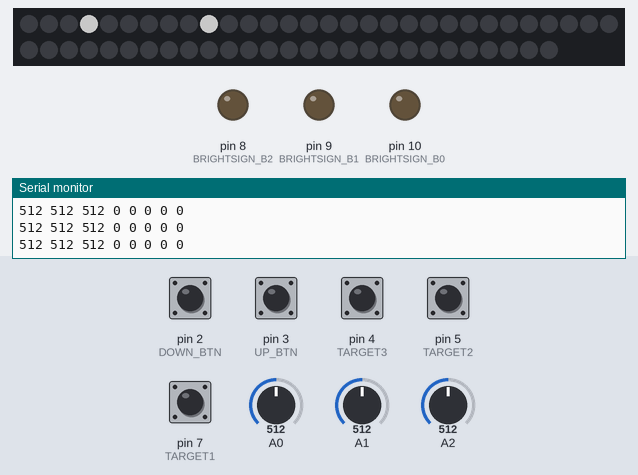
Recording of a sketch running on a simulated Arduino Uno, built with avr-gcc and run on an emulated ATmega328P. Shown: 57 RGB LEDs in strip order, left to right, continuing on the next row, output pins drawn as LEDs (lit = HIGH), the last lines printed to the serial monitor. The inputs (shaded band) are chosen by the test bench; at power-on: pin 2 (DOWN_BTN), pin 3 (UP_BTN), pin 4 (TARGET3), pin 5 (TARGET2), pin 7 (TARGET1) HIGH, A0 = 512, A1 = 512, A2 = 512. Dim RGB values are drawn brighter than linear.

Above: at 0.48 s.
1.3 s: pin 4 (TARGET3) pulled LOW for 0.15 s
At 1.76 s:
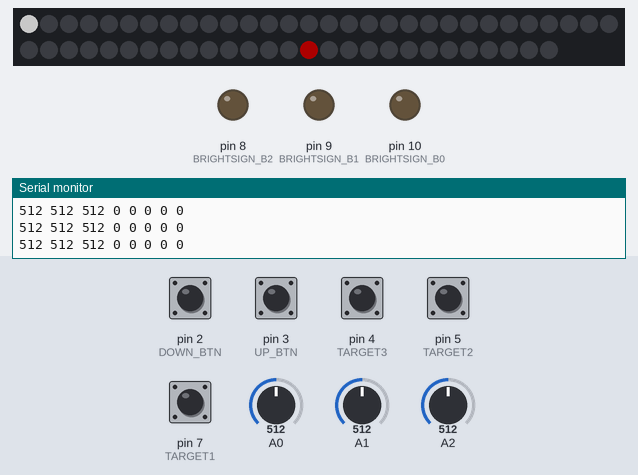
2.0 s: pin 5 (TARGET2) pulled LOW for 0.15 s
At 2.12 s:
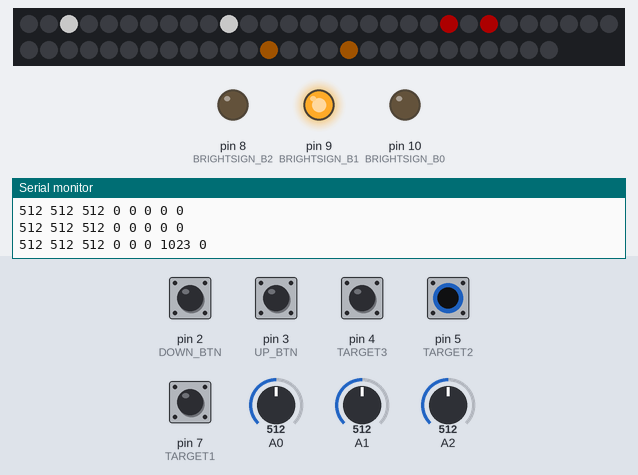
2.7 s: pin 7 (TARGET1) pulled LOW for 0.15 s
At 3.04 s:
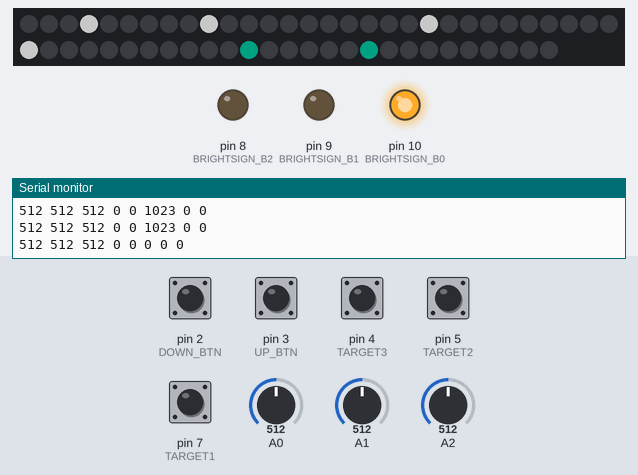
3.4 s: pin 4 (TARGET3) pulled LOW for 1 s
At 3.65 s:
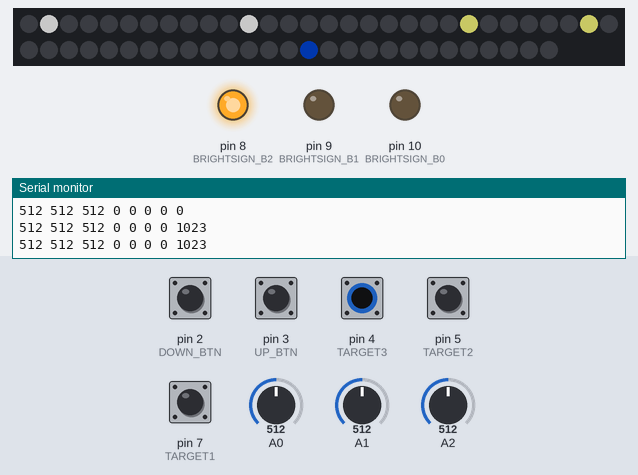
5.0 s: pin 5 (TARGET2) pulled LOW for 1 s
At 5.7 s:
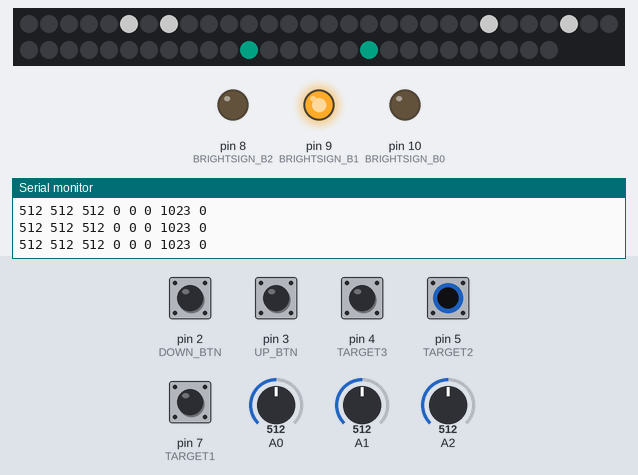
6.6 s: pin 7 (TARGET1) pulled LOW for 1 s
At 7.2 s:
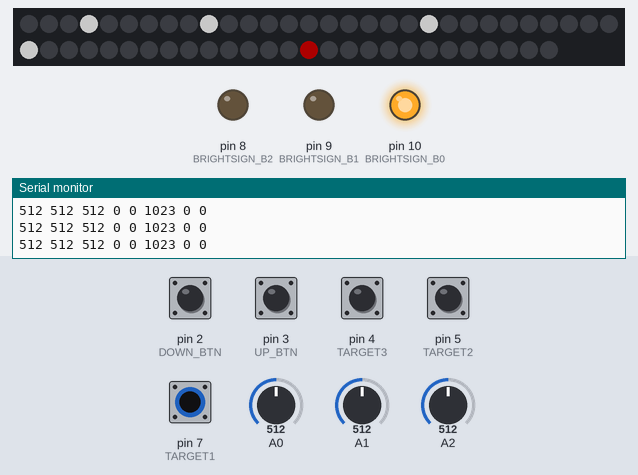
Timing chart, 0 to 9.6 s (numbered marks = the images above; inputs shaded):
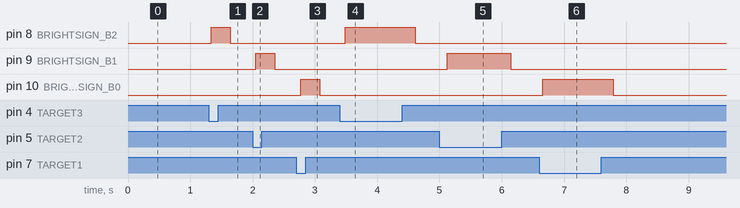

Measured:
- after the input at 1.3 s, pin 8 (BRIGHTSIGN_B2): LOW → HIGH at once, → LOW 0.31 s later
- after the input at 2.0 s, pin 9 (BRIGHTSIGN_B1): LOW → HIGH after 0.05 s, → LOW 0.31 s later
- after the input at 2.7 s, pin 10 (BRIGHTSIGN_B0): LOW → HIGH after 0.07 s, → LOW 0.31 s later
- after the input at 3.4 s, pin 8 (BRIGHTSIGN_B2): LOW → HIGH after 0.09 s, → LOW 1.1 s later
- after the input at 5.0 s, pin 9 (BRIGHTSIGN_B1): LOW → HIGH after 0.12 s, → LOW 1.0 s later
- after the input at 6.6 s, pin 10 (BRIGHTSIGN_B0): LOW → HIGH after 0.06 s, → LOW 1.1 s later

The sketch:

js_firmware.ino
```cpp
#include <Arduino.h>
#include <Adafruit_NeoPixel.h>
#include "pins.h"


#define LED_COUNT 57
#define LED_BRIGHTNESS 50
Adafruit_NeoPixel strip(LED_COUNT, LED_PIN, NEO_GRBW + NEO_KHZ800);


// --===== LED disks & animations =====--

struct LedDisk;
#define OUTER_DISK_LEN 12
#define INNER_DISK_LEN 6
#define TOTAL_DISK_LEN (OUTER_DISK_LEN + INNER_DISK_LEN + 1)
enum LedAnimations : unsigned int {
  SPIN_ANIM,
  FILL_ANIM,
  ATTRACT_ANIM,
  SUCCESS1_ANIM,
  SUCCESS2_ANIM,
  SUCCESS3_ANIM,
  NUM_ANIMATIONS
};

typedef unsigned int (animation_t)(unsigned int, LedDisk*);

struct LedDisk {
  static animation_t * animations[NUM_ANIMATIONS];
  unsigned int start_idx;
  unsigned int anim_idx, anim_frame;

  void draw(int idx, uint32_t color) {
    strip.setPixelColor(idx + start_idx, color);
  }

  void set_animation(unsigned int idx) {
    if (idx != anim_idx) { // only reset if being set to a NEW animation
      anim_idx = idx;
      anim_frame = 0;
    }
  }

  void update() {
    if (anim_idx < NUM_ANIMATIONS) {
      unsigned int next = animations[anim_idx](anim_frame, this);
      anim_frame += 1;
      if (next != anim_idx) {
        set_animation(next);
      }
    }
  }
};
animation_t * LedDisk::animations[NUM_ANIMATIONS];

unsigned int spin_anim(unsigned int frame, LedDisk *disk) {
  int pos = (frame >> 1) % OUTER_DISK_LEN;
  for (int i=0; i<TOTAL_DISK_LEN; i++) {
    disk->draw(
      i,
      i == pos ? strip.Color(0, 0, 0xff) : strip.Color(0,0,0)
    );
  }
  return SPIN_ANIM;
}


unsigned int fill_anim(unsigned int frame, LedDisk *disk) {
  int len = frame >> 4;
  for (int i=0; i<TOTAL_DISK_LEN; i++) {
    disk->draw(
      i,
      i <= len ? strip.Color(0,0,0xff) : strip.Color(0,0,0)
    );
  }

  if (len >= TOTAL_DISK_LEN) {
    return ATTRACT_ANIM;
  } else {
    return FILL_ANIM;
  }
}


unsigned int attract_anim(unsigned int frame, LedDisk *disk) {
  int k = (frame >> 2) % OUTER_DISK_LEN;
  for (int i=0; i<TOTAL_DISK_LEN; i++) {
    if (k==2 && (i==2 || i==4)) {
      disk->draw(i, strip.Color(0xff,0,0));
    } else if (k==8 && (i==8 || i==10)) {
      disk->draw(i, strip.Color(0,0x7f,0));
    } else {
      disk->draw(i, strip.Color(0,0,0));
    }
  }
  return ATTRACT_ANIM;
}


unsigned int success1_anim(unsigned int frame, LedDisk *disk) {
  uint64_t f = frame;
  uint64_t color = (f * 0xffffff) / 256;
  strip.fill(color, disk->start_idx, TOTAL_DISK_LEN);
  if (frame > 0xff) {
    return ATTRACT_ANIM;
  } else {
    return SUCCESS1_ANIM;
  }
}


unsigned int bounce_slow_anim(unsigned int frame, LedDisk *disk) {
  int f = (frame >> 2) % OUTER_DISK_LEN;
  for (int i=0; i<OUTER_DISK_LEN; i++) {
    if (i == f || (OUTER_DISK_LEN - i) == f) {
      disk->draw(i, 0xffffffff);
    } else {
      disk->draw(i, 0x000000);
    }
  }
  if ((frame >> 2) > 10*OUTER_DISK_LEN) {
    return ATTRACT_ANIM;
  } else {
    return SUCCESS1_ANIM;
  }
}


unsigned int bounce_anim(unsigned int frame, LedDisk *disk) {
  int f = (frame >> 1) % OUTER_DISK_LEN;
  const uint32_t colors[] = { 0xffffffff, 0xffffff00 };
  uint32_t color = colors[(2*f/OUTER_DISK_LEN) % sizeof(colors)];
  for (int i=0; i<OUTER_DISK_LEN; i++) {
    if (i == f || (OUTER_DISK_LEN - i) == f) {
      disk->draw(i, color);
    } else {
      disk->draw(i, 0x000000);
    }
  }
  if ((frame >> 2) > 10*OUTER_DISK_LEN) {
    return ATTRACT_ANIM;
  } else {
    return SUCCESS2_ANIM;
  }
}


unsigned int bounce_fast_anim(unsigned int frame, LedDisk *disk) {
  const int NUM_COLORS = 6;
  const uint32_t colors[NUM_COLORS] = {
    0xf90101, 0x9c5504, 0x47e409,
    0x03aa89, 0x0051ff, 0x90036a
  };

  const int NUM_FRAMES = 26;
  uint32_t color = colors[ (2*(frame >> 1)/(NUM_FRAMES>>1)) % NUM_COLORS ];
  const uint16_t frames[NUM_FRAMES] = {
    0b0000000000000000,
    0b0000100000000010,
    0b0000100000000010,
    0b0000010000000100,
    0b0000010000000100,
    0b0000001000001000,
    0b0000001000001000,
    0b0000000100010000,
    0b0000000100010000,
    0b0000000010100000,
    0b0000000010100000,
    0b0000000001000000,
    0b0000000001000000,
    0b0000000000000000,
    0b0000000001000000,
    0b0000000001000000,
    0b0000000010100000,
    0b0000000010100000,
    0b0000000100010000,
    0b0000000100010000,
    0b0000001000001000,
    0b0000001000001000,
    0b0000010000000100,
    0b0000010000000100,
    0b0000100000000010,
    0b0000100000000010,
  };
  uint16_t f = frames[frame % NUM_FRAMES];

  for (int i=0; i<OUTER_DISK_LEN; i++) {
    if ((1<<i) & f) {
      disk->draw(i, color);
    } else {
      disk->draw(i, 0);
    }
  }

  if (frame > 20*NUM_FRAMES) {
    return ATTRACT_ANIM;
  } else {
    return SUCCESS3_ANIM;
  }
}


void setup_animations() {
  LedDisk::animations[SPIN_ANIM] = spin_anim;
  LedDisk::animations[FILL_ANIM] = fill_anim;
  LedDisk::animations[ATTRACT_ANIM] = attract_anim;
  LedDisk::animations[SUCCESS1_ANIM] = bounce_slow_anim;
  LedDisk::animations[SUCCESS2_ANIM] = bounce_anim;
  LedDisk::animations[SUCCESS3_ANIM] = bounce_fast_anim;
}


// --===== timing intervals =====--

typedef struct {
  unsigned long timestamp = 0;
  unsigned long delta = 0;
} interval_t;


int interval_ready(interval_t *interval);
int interval_ready(interval_t *interval) {
  if (millis() > interval->timestamp) {
    interval->timestamp = millis() + interval->delta;
    return 1;
  } else {
    return 0;
  }
}


// --===== serial output data dump functions =====--

void dump_button(int pin) {
  Serial.print(digitalRead(pin) ? 0 : 1023);
  Serial.print(" ");
}

void dump_analog(int pin) {
  Serial.print(analogRead(pin));
  Serial.print(" ");
}

void dump_joysticks() {
  dump_analog(JOY1_X);
  dump_analog(JOY1_Y);
  dump_analog(JOY2_Y);
}

void dump_buttons() {
  dump_button(UP_BTN);
  dump_button(DOWN_BTN);
  dump_button(TARGET1);
  dump_button(TARGET2);
  dump_button(TARGET3);
}


// --===== globals =====--
LedDisk disk1, disk2, disk3;
interval_t ui_update, led_update, bs_update;
// strip should be here too but is referenced in specific functions


// --===== setup & loop =====--

void setup() {
  // configure all button pins
  pinMode(UP_BTN, INPUT_PULLUP);
  pinMode(DOWN_BTN, INPUT_PULLUP);
  pinMode(TARGET1, INPUT_PULLUP);
  pinMode(TARGET2, INPUT_PULLUP);
  pinMode(TARGET3, INPUT_PULLUP);

  pinMode(BRIGHTSIGN_B0, OUTPUT);
  pinMode(BRIGHTSIGN_B1, OUTPUT);
  pinMode(BRIGHTSIGN_B2, OUTPUT);

  // configure LED strip
  strip.begin();
  strip.show();
  strip.setBrightness(LED_BRIGHTNESS);
  setup_animations();

  // configure disks
  disk1.start_idx = 0 * TOTAL_DISK_LEN;
  disk1.set_animation(SUCCESS1_ANIM);
  disk2.start_idx = 1 * TOTAL_DISK_LEN;
  disk2.set_animation(ATTRACT_ANIM);
  disk3.start_idx = 2 * TOTAL_DISK_LEN;
  disk3.set_animation(ATTRACT_ANIM);

  // enable serial comms
  Serial.begin(115200);

  // configure update intervals
  ui_update.delta = 100;
  led_update.delta = 33;
  bs_update.delta = 100;
}


void loop() {
  static int bs1 = 0;
  static int bs2 = 0;
  static int bs3 = 0;

  if (interval_ready(&ui_update)) {
    dump_joysticks();
    dump_buttons();
    Serial.println();
    if (!digitalRead(TARGET1)) {
      disk1.set_animation(SUCCESS1_ANIM);
      bs1 = 2;
    }
    if (!digitalRead(TARGET2)) {
      disk2.set_animation(SUCCESS2_ANIM);
      bs2 = 2;
    }
    if (!digitalRead(TARGET3)) {
      disk3.set_animation(SUCCESS3_ANIM);
      bs3 = 2;
    }
  }

  if (interval_ready(&led_update)) {
    disk1.update();
    disk2.update();
    disk3.update();
    strip.show();
  }

  if (interval_ready(&bs_update)) {
    if (bs1) {
      digitalWrite(BRIGHTSIGN_B0, 1);
      bs1 -= 1;
    } else {
      digitalWrite(BRIGHTSIGN_B0, 0);
    }

    if (bs2) {
      digitalWrite(BRIGHTSIGN_B1, 1);
      bs2 -= 1;
    } else {
      digitalWrite(BRIGHTSIGN_B1, 0);
    }

    if (bs3) {
      digitalWrite(BRIGHTSIGN_B2, 1);
      bs3 -= 1;
    } else {
      digitalWrite(BRIGHTSIGN_B2, 0);
    }
  }
}
```

pins.h
```cpp
#ifndef PINS_H
#define PINS_H

#define BRIGHTSIGN_B0 10
#define BRIGHTSIGN_B1 9
#define BRIGHTSIGN_B2 8

#define LED_PIN 6

#define TARGET1 7
#define TARGET2 5
#define TARGET3 4

#define UP_BTN 3
#define DOWN_BTN 2

#define JOY1_X A1
#define JOY1_Y A0
#define JOY2_Y A2

#endif
```
